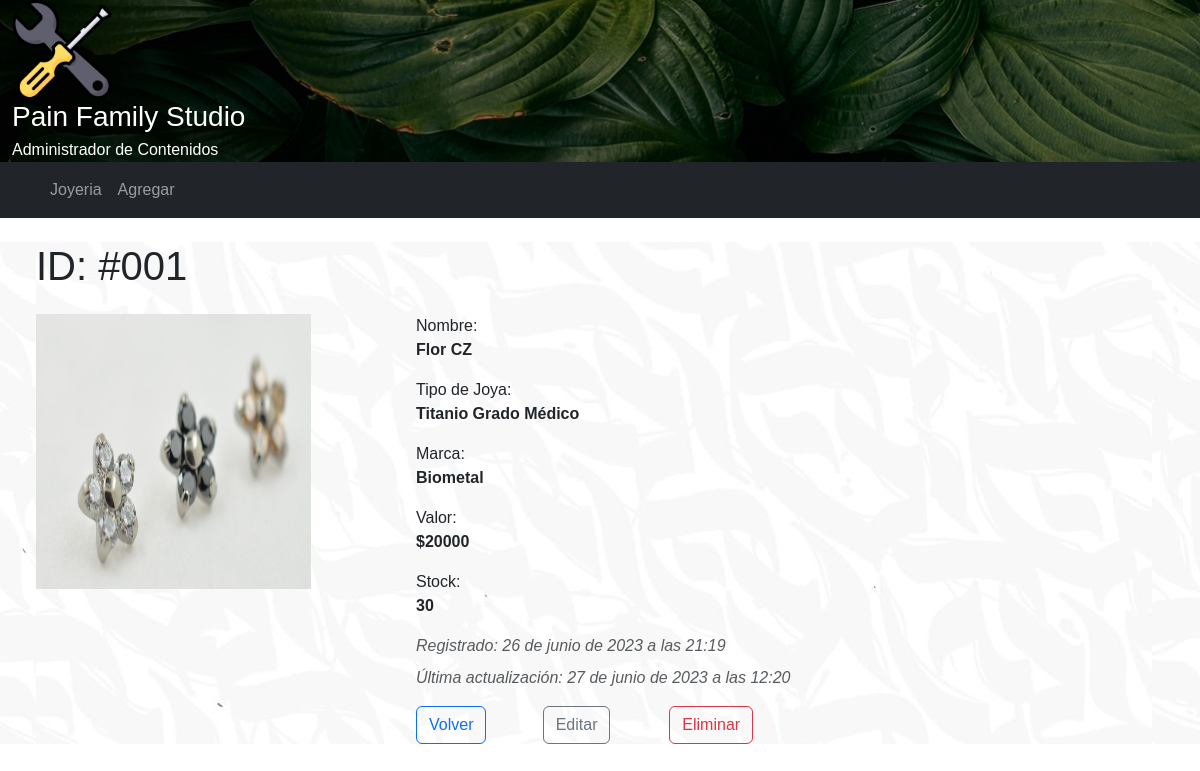
Page /crud/joyeria/detail/#001 on the committed database.
### crud/models.py (models this page shows, shortened)
class Joyeria(models.Model):
    idJoyeria = models.CharField(primary_key=True,verbose_name='ID',max_length=20)
    name = models.CharField(verbose_name='Nombre',max_length=250)
    tipo = models.CharField(verbose_name='Tipo de Joya',max_length=100)
    marca = models.ForeignKey(Marca,verbose_name='Marca',on_delete=models.CASCADE)
    value = models.IntegerField(verbose_name='Valor')
    stock = models.IntegerField(verbose_name='Stock')
    image = models.ImageField(verbose_name='Imagen',upload_to='joyeria',null=True,blank=True)
    created_at = models.DateTimeField(verbose_name='Fecha creación', auto_now_add=True)
    updated_at = models.DateTimeField(verbose_name='Fecha actualización', auto_now=True)
    class Meta:
        verbose_name = 'joyeria'
        verbose_name_plural = 'joyerias'
        ordering = ['idJoyeria']

class Marca(models.Model):
    marca = models.CharField(verbose_name='Marca', max_length=50)
    created_at = models.DateTimeField(verbose_name='Fecha creación', auto_now_add=True)
    updated_at = models.DateTimeField(verbose_name='Fecha actualización', auto_now=True)
    class Meta:
        verbose_name = 'marca'
        verbose_name_plural = 'marcas'
        ordering = ['marca']
    def __str__(self) -> str:
        return self.marca

### crud/views.py (the view)
# urls.py: path('joyeria/detail/<str:joyeria_id>', joyeria_detail, name="joyeria-detail"),
def joyeria_detail(request, joyeria_id):
    try:
        joyeria = Joyeria.objects.get(idJoyeria = joyeria_id)
        if joyeria:
            context = {'joyeria':joyeria}
            return render(request,'crud/joyeria-detail.html',context)
        else:
            return redirect(reverse('joyeria') + '?lala')
    except:
        return redirect(reverse('joyeria') + '?FAIL')

### crud/templates/crud/joyeria-detail.html (shortened to what this page needs)
{% extends 'crud/base.html' %}
{% load static %}
{% block main_content %}
<div class="container m-4">
<main>
    <div class="row mb-3">
        <h1>ID: {{joyeria.idJoyeria}}</h1>
    </div>
    <div class="row">
        <div class="col-md-4">
            {% if joyeria.image %}
            <img class="img-detail" src="{{joyeria.image.url}}" alt="{{joyeria.name}}">
            {% else%}
            <img class="img-detail" src="{% static 'crud/img/image_not_found.jpg' %}" alt="INF">
            {% endif %}
        </div>
        <div class="col-md-8">
            <ul class="list-unstyled">
                <li class="mb-2">Nombre: <p class="fw-bold">{{joyeria.name}}</p></li>
                <li class="mb-2">Tipo de Joya: <p class="fw-bold">{{joyeria.tipo}}</p></li>
                <li class="mb-2">Marca: <p class="fw-bold">{{joyeria.marca}}</p></li>
                <li class="mb-2">Valor: <p class="fw-bold">${{joyeria.value}}</p></li>
                <li class="mb-2">Stock: <p class="fw-bold">{{joyeria.stock}}</p></li>
                <li class="mb-2 text-muted fst-italic">Registrado: {{joyeria.created_at}}</li>
                <li class="mb-2 text-muted fst-italic">Última actualización: {{joyeria.updated_at}}</li>
            </ul>
            <div class="row">
                <div class="col-2">
                    <a class="btn btn-outline-primary" href="{% url 'joyeria' %}">Volver</a>
                </div>
                <div class="col-2">
                    <a class="btn btn-outline-secondary" href="{% url 'joyeria-edit' joyeria_id=joyeria.idJoyeria %}">Editar</a>
                </div>
                <div class="col-2">
                    <a class="btn btn-outline-danger modal-borrar" data-bs-toggle="modal"
                    data-bs-target="#staticBackdrop"
                    data-href="{% url 'joyeria-delete' joyeria_id=joyeria.idJoyeria %}">
                    Eliminar
                </a>
                </div>
            </div>
        </div>
    </div>
</main>
</div>
{% endblock %}

### crud/static/crud/css/styles.css (style rules this page uses)
.img-detail { height: 275px; width: 275px; }
body { margin: 0px; padding: 0px; font-family: Verdana, Geneva, Tahoma, sans-serif; }
main { background: url("img/bg-page.jpg"); background-color: white; }

### rows in the picture
Joyeria: idJoyeria "#001", image (picture), name "Flor CZ", tipo "Titanio Grado Médico", marca "Biometal", value "20000", stock "30", created_at "26 de junio de 2023 a las 21:19", updated_at "27 de junio de 2023 a las 12:20"
